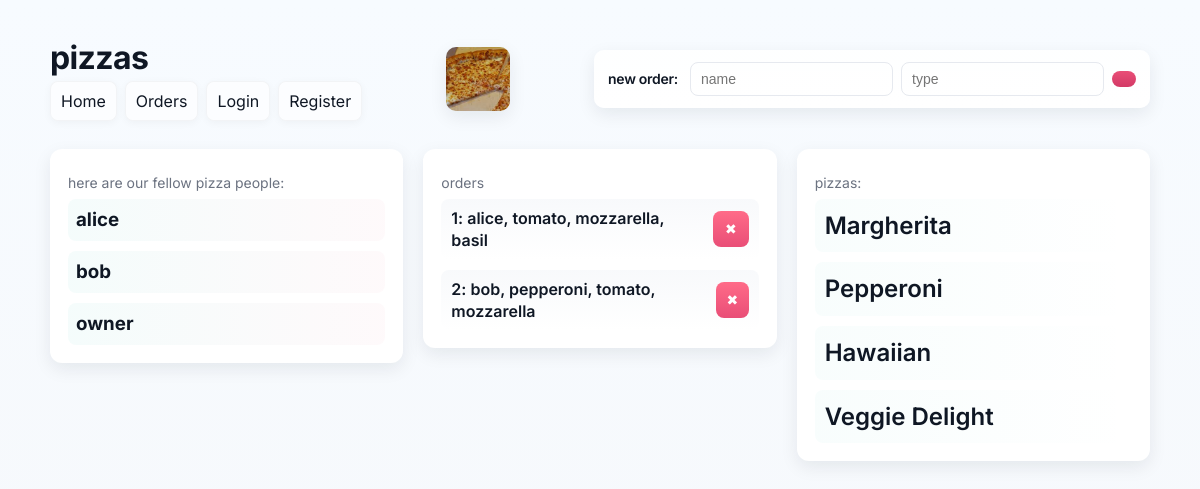
/index, run on the app's committed database.
### ui.py (models this page shows, shortened)
class User(db.Model):
    __tablename__ = 'user'
    id = db.Column(db.Integer, primary_key=True)
    name = db.Column(db.String, unique=True)
    password_hash = db.Column(db.String, nullable=True)
    is_owner = db.Column(db.Boolean, default=False)
    orders = relationship("Order", back_populates="user")

class Pizza(db.Model):
    __tablename__ = 'pizza'
    id = db.Column(db.Integer, primary_key=True)
    name = db.Column(db.String)
    topping = db.Column(db.String)
    orders = relationship("Order", back_populates="pizza")

### ui.py (the view)
@app.route('/index')
def index():
    print('hi')
    info = []
    userss = []
    pzza = [pizza.name for pizza in Pizza.query.all()]
    users = User.query.all()
    for user in users:
        print(user)
        info.append((user.name, user.id))
        userss.append(user.name)
    results = User.query.join(User.orders).join(Order.pizza).add_entity(Pizza).add_entity(Order).all()
    oderings = []
    for i in results:
        oderings.append((i[0].name, i[1].topping, i[2].id))
    return render_template('index.html', info=info, results=results, oderings=oderings, userss=userss, pzza=pzza)

### templates/index.html
{% extends 'layout.html' %} {% block content %}
<div class="main-page">
    <div class="panel people-panel">
        <p>here are our fellow pizza people:</p>
        <div class="people-list">
            {% for i in userss %}
            <h3>{{i}}</h3>
            {% endfor %}
        </div>
    </div>
    <div class="panel orders-panel">
        <p>orders</p>
        <div class="orders-list">
            {% for i in oderings %}
            <form action="/delete/{{i[2]}}" method="POST">
                <div class="order">
                    <h2>{{i[2]}}: {{i[0]}}, {{i[1]}}</h2>
                    <button type="submit" name="button"></button>
                </div>
            </form>
            {% endfor %}
        </div>
    </div>
    <div class="panel pizzas-panel">
        <p>pizzas:</p>
        <div class="pizzas-list">
            {% for i in pzza %}
            <h2>{{i}}</h2>
            {% endfor %}
        </div>
    </div>
</div>
{% endblock %}

### templates/layout.html (shortened to what this page needs)
<!DOCTYPE html>
<html lang="en">
  <head>
    <link
      rel="stylesheet"
      href="{{url_for('static', filename='css/style.css')}}"
    />
  </head>
  <body>
    <div class="site-container">
    <div class="header">
      <div class="brand">
        <h1>pizzas</h1>
        <nav class="top-nav">
          <a href="{{ url_for('home') }}">Home</a>
          <a href="{{ url_for('index') }}">Orders</a>
          {% if session.get('username') %}
            <span class="muted" style="margin-left:8px">Signed in as {{ session.get('username') }}</span>
            <a href="{{ url_for('logout') }}">Logout</a>
            {% if session.get('is_owner') %}
              <a href="{{ url_for('owner_dashboard') }}">Owner</a>
            {% endif %}
          {% else %}
            <a href="{{ url_for('login') }}">Login</a>
            <a href="{{ url_for('register') }}">Register</a>
          {% endif %}
        </nav>
      </div>
      <img src="{{ url_for('static', filename='images/Cheese.jpg') }}" alt="Cheese">
      <div class="add-order">
        <h1>new order:</h1>
        <form action="{{url_for('add')}}" method="POST">
            <input type="text" placeholder="name", name="name">
            <input type="text" placeholder="type", name="pizza">
            <button type="submit"></button>
        </form>
    </div>
    </div>
    {% block content %}
    {% endblock %}
    </div>
   </body>
</html>

### static/css/style.css (style rules this page uses)
:root { --bg: #f6f8fb; --card: #ffffff; --accent: #E94E77; --accent-2: #4ECDC4; --muted: #6b7280; --text: #0f1724; --radius: 12px; --max-width: 1100px; --glass: rgba(255,255,255,0.6); --shadow: 0 6px 18px rgba(15,23,36,0.08); }
* { box-sizing: border-box }
html,body { height:100% }
body { margin:0; font-family: 'Inter', system-ui, -apple-system, 'Segoe UI', Roboto, 'Helvetica Neue', Arial; background: linear-gradient(180deg, #f7fbff 0%, var(--bg) 100%); color:var(--text); -webkit-font-smoothing:antialiased; -moz-osx-font-smoothing:grayscale; line-height:1.4; padding:36px 20px; }
.site-container { max-width:var(--max-width); margin:0 auto; }
.header { display:flex; align-items:center; justify-content:space-between; gap:20px; margin-bottom:28px; }
.header h1 { margin:0; font-weight:700; letter-spacing: -0.02em; color:var(--text); }
.header img { width:64px; height:64px; object-fit:cover; border-radius:10px; box-shadow:var(--shadow); }
.add-order { background:linear-gradient(180deg, rgba(255,255,255,0.9), var(--card)); padding:12px 14px; border-radius:10px; box-shadow:var(--shadow); display:flex; align-items:center; gap:12px; }
.add-order h1 { font-size:14px; margin:0; font-weight:600; }
.add-order form { display:flex; gap:8px; align-items:center; }
.add-order input[type="text"] { padding:8px 10px; border-radius:8px; border:1px solid #e6e9ef; background:transparent; font-size:14px; outline:none; min-width:120px; }
.add-order button[type="submit"] { background:linear-gradient(180deg,var(--accent), #d33a66); color:#fff; border:0; padding:8px 12px; border-radius:8px; cursor:pointer; font-weight:600; }
.main-page { display:grid; grid-template-columns: 1fr 1fr 1fr; gap:20px; align-items:start; }
.panel { background:var(--card); border-radius:var(--radius); padding:18px; box-shadow:var(--shadow); }
.panel h2, .panel h3, .panel p { margin:6px 0 }
.panel p { color:var(--muted);font-size:14px }
.people-list, .pizzas-list, .orders-list { display:flex;flex-direction:column;gap:10px }
.people-list h3 { margin:0;padding:8px;border-radius:8px;background:linear-gradient(90deg,rgba(78,205,196,0.06), rgba(233,78,119,0.03)); }
.order { display:flex; align-items:center; justify-content:space-between; gap:12px; padding:8px 10px; border-radius:8px; background:linear-gradient(180deg, rgba(245,247,250,0.7), rgba(255,255,255,0.5)); }
.order h2 { font-size:16px;margin:0;font-weight:600 }
button[name="button"], .order button { background:transparent; border:0; width:36px; height:36px; border-radius:8px; cursor:pointer; display:inline-grid; place-items:center; color:#fff; background:linear-gradient(180deg,#ff6b88, #e94e77); }
button[name="button"]::after { content:"✖";font-size:14px;line-height:1 }
.pizzas-list h2 { margin:0;padding:10px;border-radius:8px;background:linear-gradient(90deg, rgba(78,205,196,0.04), transparent);font-weight:600 }
.top-nav { display:flex;gap:8px;align-items:center }
.top-nav a { padding:8px 10px; border-radius:8px; text-decoration:none; color:var(--text); background:rgba(255,255,255,0.6); border:1px solid rgba(15,23,36,0.04); box-shadow:0 2px 8px rgba(15,23,36,0.04); }

### data on the page
User: name "alice", name "alice"
User: name "bob", name "bob"
User: name "owner"
Pizza: topping "tomato, mozzarella, basil", name "Margherita"
Pizza: topping "pepperoni, tomato, mozzarella", name "Pepperoni"
Pizza: name "Hawaiian"
Pizza: name "Veggie Delight"

### other printed values
{{ i[2] }} "1" "2"
